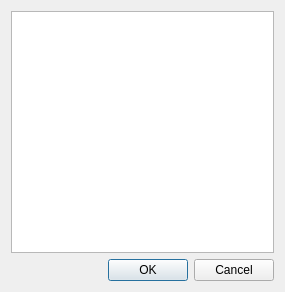
<?xml version="1.0" encoding="UTF-8"?>
<ui version="4.0">
 <class>frmCheckList</class>
 <widget class="QDialog" name="frmCheckList">
  <property name="geometry">
   <rect>
    <x>0</x>
    <y>0</y>
    <width>285</width>
    <height>292</height>
   </rect>
  </property>
  <layout class="QVBoxLayout" name="verticalLayout">
   <item>
    <widget class="QListWidget" name="lstMain"/>
   </item>
   <item>
    <widget class="QDialogButtonBox" name="buttonBox">
     <property name="orientation">
      <enum>Qt::Horizontal</enum>
     </property>
     <property name="standardButtons">
      <set>QDialogButtonBox::Cancel|QDialogButtonBox::Ok</set>
     </property>
    </widget>
   </item>
  </layout>
 </widget>
 <resources/>
 <connections>
  <connection>
   <sender>buttonBox</sender>
   <signal>accepted()</signal>
   <receiver>frmCheckList</receiver>
   <slot>accept()</slot>
   <hints>
    <hint type="sourcelabel">
     <x>248</x>
     <y>254</y>
    </hint>
    <hint type="destinationlabel">
     <x>157</x>
     <y>274</y>
    </hint>
   </hints>
  </connection>
  <connection>
   <sender>buttonBox</sender>
   <signal>rejected()</signal>
   <receiver>frmCheckList</receiver>
   <slot>reject()</slot>
   <hints>
    <hint type="sourcelabel">
     <x>316</x>
     <y>260</y>
    </hint>
    <hint type="destinationlabel">
     <x>286</x>
     <y>274</y>
    </hint>
   </hints>
  </connection>
 </connections>
</ui>
